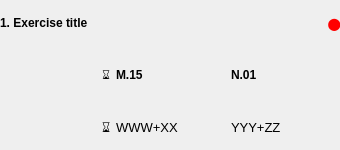
<?xml version="1.0" encoding="UTF-8"?>
<ui version="4.0">
 <class>ExerciseRowWidget</class>
 <widget class="QWidget" name="ExerciseRowWidget">
  <property name="geometry">
   <rect>
    <x>0</x>
    <y>0</y>
    <width>340</width>
    <height>150</height>
   </rect>
  </property>
  <property name="windowTitle">
   <string>Form</string>
  </property>
  <widget class="QWidget" name="gridLayoutWidget">
   <property name="geometry">
    <rect>
     <x>0</x>
     <y>0</y>
     <width>341</width>
     <height>150</height>
    </rect>
   </property>
   <layout class="QGridLayout" name="gridLayout">
    <item row="1" column="2">
     <widget class="QLabel" name="label_dev0_logff">
      <property name="font">
       <font>
        <bold>true</bold>
       </font>
      </property>
      <property name="text">
       <string>N.01</string>
      </property>
     </widget>
    </item>
    <item row="2" column="2">
     <widget class="QLabel" name="label_dev0_linff">
      <property name="font">
       <font>
        <pointsize>10</pointsize>
       </font>
      </property>
      <property name="text">
       <string>YYY+ZZ</string>
      </property>
      <property name="alignment">
       <set>Qt::AlignLeading|Qt::AlignLeft|Qt::AlignVCenter</set>
      </property>
     </widget>
    </item>
    <item row="1" column="1">
     <widget class="QLabel" name="label_dev1_logff">
      <property name="font">
       <font>
        <bold>true</bold>
       </font>
      </property>
      <property name="text">
       <string>M.15</string>
      </property>
     </widget>
    </item>
    <item row="1" column="0">
     <widget class="QLabel" name="label_logff_interim">
      <property name="text">
       <string>⌛</string>
      </property>
      <property name="alignment">
       <set>Qt::AlignRight|Qt::AlignTrailing|Qt::AlignVCenter</set>
      </property>
     </widget>
    </item>
    <item row="2" column="1">
     <widget class="QLabel" name="label_dev1_linff">
      <property name="font">
       <font>
        <pointsize>10</pointsize>
       </font>
      </property>
      <property name="text">
       <string>WWW+XX</string>
      </property>
     </widget>
    </item>
    <item row="0" column="0" colspan="3">
     <layout class="QHBoxLayout" name="titleLayout">
      <item>
       <widget class="QLabel" name="label_exercise_title">
        <property name="sizePolicy">
         <sizepolicy hsizetype="Expanding" vsizetype="Preferred">
          <horstretch>0</horstretch>
          <verstretch>0</verstretch>
         </sizepolicy>
        </property>
        <property name="font">
         <font>
          <bold>true</bold>
         </font>
        </property>
        <property name="text">
         <string>1. Exercise title</string>
        </property>
       </widget>
      </item>
      <item>
       <widget class="QLabel" name="indicator">
        <property name="sizePolicy">
         <sizepolicy hsizetype="Minimum" vsizetype="Minimum">
          <horstretch>0</horstretch>
          <verstretch>0</verstretch>
         </sizepolicy>
        </property>
        <property name="font">
         <font>
          <bold>false</bold>
         </font>
        </property>
        <property name="styleSheet">
         <string notr="true">color: red;</string>
        </property>
        <property name="text">
         <string notr="true">⬤</string>
        </property>
        <property name="alignment">
         <set>Qt::AlignRight|Qt::AlignTrailing|Qt::AlignVCenter</set>
        </property>
        <property name="textInteractionFlags">
         <set>Qt::NoTextInteraction</set>
        </property>
       </widget>
      </item>
     </layout>
    </item>
    <item row="2" column="0">
     <widget class="QLabel" name="label_2">
      <property name="font">
       <font>
        <pointsize>10</pointsize>
       </font>
      </property>
      <property name="text">
       <string>⌛</string>
      </property>
      <property name="alignment">
       <set>Qt::AlignRight|Qt::AlignTrailing|Qt::AlignVCenter</set>
      </property>
     </widget>
    </item>
   </layout>
  </widget>
 </widget>
 <resources/>
 <connections/>
</ui>
